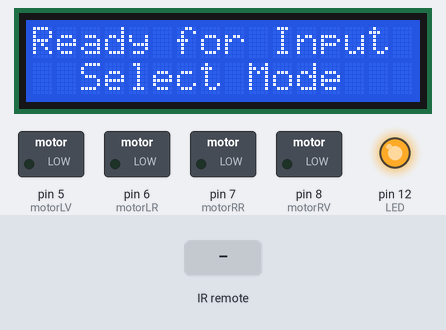
Bench run of a sketch on a simulated Arduino Uno, built with avr-gcc and run on an emulated ATmega328P. Parts: 16×2 character LCD, switched loads named in the sketch (green lamp = pin HIGH), output pins drawn as LEDs (lit = HIGH). Inputs (shaded band) come from the test bench.

Above: at 5.4 s.
5.5 s: infrared code 0xFF629D received
At 5.9 s:
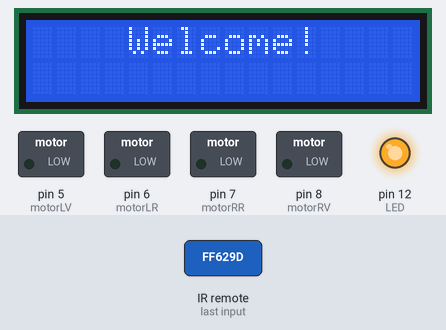
8.3 s: infrared code 0xFF42BD received
At 10.3 s:
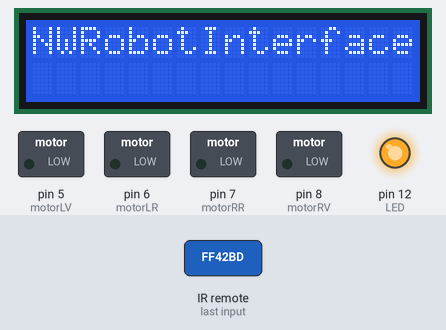
14.3 s: infrared code 0xFF22DD received
At 14.35 s:
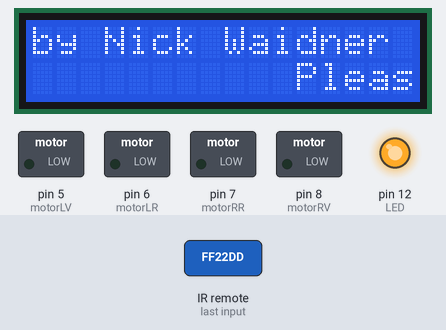

Measured:
- after the input at 5.5 s, the display: changes at once (image 1)
- after the input at 8.3 s, the display: first differs from a run without the input after 1.4 s (image 2)
- after the input at 14.3 s, pin 12 (LED): stays HIGH (without the input it goes to LOW after 2.6 s)
- what the display in image 1 shows lasts 1.0 s, from 5.5 s to 6.5 s

The sketch:

robotcar.ino
```cpp
#include "IRremote.h"
#include <Wire.h>
#include <LiquidCrystal_I2C.h>
LiquidCrystal_I2C lcd(0x3F, 2, 1, 0, 4, 5, 6, 7, 3, POSITIVE);


int receiver = 9;
int  Ultratrigger=11;
int  Ultraecho=10;
long Ultradauer=0;
long Ultraentfernung=0;
int  motorLV=5;
int  motorLR=6;
int  motorRR=7;
int  motorRV=8;
int  LED=12;
boolean ein=false;
int programm=0;

IRrecv irrecv(receiver);
decode_results results;


void setup()
{
  lcd.begin(16,2);

  irrecv.enableIRIn();

  pinMode(Ultratrigger  , OUTPUT);
  pinMode(Ultraecho     , INPUT);
  pinMode(LED           , OUTPUT);
  pinMode(motorLV       , OUTPUT);
  pinMode(motorLR       , OUTPUT);
  pinMode(motorRV       , OUTPUT);
  pinMode(motorRR       , OUTPUT);

  startanimation();

}


void loop()
{
  if (irrecv.decode(&results))
  {
    translateIR();
    irrecv.resume();
  }
  if (programm==1){autonomlinks();};
  if (programm==3){autonomrechts();};
}


void translateIR()
{
switch(results.value)
  {
  case 0xFF629D: if (programm==2){                vorwaerts();        break;}
  case 0xFF22DD: if (programm==2){                drehunglinkscon();  break;}
  case 0xFF02FD: if (programm==2){                anhalten();         break;}
  case 0xFFC23D: if (programm==2){                drehungrechtscon(); break;}
  case 0xFFA857: if (programm==2){                rueckwaerts();      break;}
  case 0xFF52AD:                                  raute();  break;
  case 0xFF42BD: if (ein==true){                  stern();}  break;
  case 0xFF6897: if (ein==true){                  eins();}   break;
  case 0xFF9867: if (ein==true){                  zwei();}  break;
  case 0xFFB04F: if (ein==true){                  drei();;}  break;
  }

}


void vorwaerts()
{
  digitalWrite(motorLV, HIGH);
  digitalWrite(motorRV, HIGH);
  digitalWrite(motorRR, LOW);
  digitalWrite(motorLR, LOW);
}


void rueckwaerts()
{
  digitalWrite(motorLV, LOW);
  digitalWrite(motorRV, LOW);
  digitalWrite(motorRR, HIGH);
  digitalWrite(motorLR, HIGH);
}


void drehungrechts()
{
  digitalWrite(motorRV, LOW);
  digitalWrite(motorLR, LOW);
  digitalWrite(motorLV, HIGH);
  digitalWrite(motorRR, HIGH);
  delay(650);
  anhalten();
}

void drehungrechtscon()
{
  digitalWrite(motorRV, LOW);
  digitalWrite(motorLR, LOW);
  digitalWrite(motorLV, HIGH);
  digitalWrite(motorRR, HIGH);
}

void drehunglinks()
{
   digitalWrite(motorLV, LOW);
   digitalWrite(motorRR, LOW);
   digitalWrite(motorRV, HIGH);
   digitalWrite(motorLR, HIGH);
   delay(650);
   anhalten();
}

void drehunglinkscon()
{
   digitalWrite(motorLV, LOW);
   digitalWrite(motorRR, LOW);
   digitalWrite(motorRV, HIGH);
   digitalWrite(motorLR, HIGH);
}

void anhalten()
{
  digitalWrite(motorLV, LOW);
  digitalWrite(motorRV, LOW);
  digitalWrite(motorRR, LOW);
  digitalWrite(motorLR, LOW);
}


void autonomlinks()
{
digitalWrite(Ultratrigger, LOW);
delay(5);
digitalWrite(Ultratrigger, HIGH);
delay(10);
digitalWrite(Ultratrigger, LOW);
Ultradauer = pulseIn(Ultraecho, HIGH);
Ultraentfernung = (Ultradauer/2) / 29.1;
if (Ultraentfernung >= 21)
{
vorwaerts();
}

if (Ultraentfernung <= 20 && Ultraentfernung >=1)
{
drehunglinks();
}
}


void autonomrechts()
{
digitalWrite(Ultratrigger, LOW);
delay(5);
digitalWrite(Ultratrigger, HIGH);
delay(10);
digitalWrite(Ultratrigger, LOW);
Ultradauer = pulseIn(Ultraecho, HIGH);
Ultraentfernung = (Ultradauer/2) / 29.1;
if (Ultraentfernung >= 21)
{
vorwaerts();
}

if (Ultraentfernung <= 20 && Ultraentfernung >=1)
{
drehungrechts();
}
}

void stern()
{
  lcd.clear();
  programm=0;
  schlussanimation();
}


void raute()
{
  lcd.clear();
  programm=0;
  startanimation();
}


void eins()
{
  anhalten();
  programm=1;
  lcd.clear();
  lcd.setCursor(0,0);
  lcd.print("P1 selected");
  delay(1000);
  lcd.setCursor(0,1);
  lcd.print("Autonomous left");
  delay(100);
  lcd.setCursor(0,0);
  lcd.print("P1 starts in 3");
  delay(1000);
  lcd.setCursor(0,0);
  lcd.print("P1 starts in 2");
  delay(1000);
  lcd.setCursor(0,0);
  lcd.print("P1 starts in 1");
  delay(1000);
  lcd.setCursor(0,0);
  lcd.print("P1 is running   ");
}

void zwei()
{
  anhalten();
  programm=2;
  lcd.clear();
  lcd.clear();
  lcd.setCursor(0,0);
  lcd.print("P2 selected");
  delay(1000);
  lcd.setCursor(0,1);
  lcd.print("Manual Mode ");
}


void drei()
{
  anhalten();
  programm=3;
  lcd.clear();
  lcd.setCursor(0,0);
  lcd.print("P3 selected");
  delay(1000);
  lcd.setCursor(0,1);
  lcd.print("Autonomous right ");
  delay(100);
  lcd.setCursor(0,0);
  lcd.print("P3 starts in 3");
  delay(1000);
  lcd.setCursor(0,0);
  lcd.print("P3 starts in 2");
  delay(1000);
  lcd.setCursor(0,0);
  lcd.print("P3 starts in 1");
  delay(1000);
  lcd.setCursor(0,0);
  lcd.print("P3 is running   ");
}


void startanimation()
{
  lcd.clear();
  programm=0;
  lcd.backlight();

  ein=true;
  digitalWrite(LED, HIGH);

  lcd.setCursor(0,0);
  lcd.print("    Welcome!");
  delay(1000);
  lcd.setCursor(0,1);
  lcd.print("               P");
  delay(100);

  lcd.setCursor(0,1);
  lcd.print("              Pl");
  delay(100);

  lcd.setCursor(0,1);
  lcd.print("             Ple");
  delay(100);

  lcd.setCursor(0,1);
  lcd.print("            Plea");
  delay(100);

  lcd.setCursor(0,1);
  lcd.print("           Pleas");
  delay(100);

  lcd.setCursor(0,1);
  lcd.print("          Please");
  delay(100);

  lcd.setCursor(0,1);
  lcd.print("         Please ");
  delay(100);

  lcd.setCursor(0,1);
  lcd.print("        Please w");
  delay(100);

  lcd.setCursor(0,1);
  lcd.print("       Please wa");
  delay(100);

  lcd.setCursor(0,1);
  lcd.print("      Please wai");
  delay(100);

  lcd.setCursor(0,1);
  lcd.print("     Please wait");
  delay(100);

  lcd.setCursor(0,1);
  lcd.print("    Please wait ");
  delay(100);

  lcd.setCursor(0,1);
  lcd.print("   Please wait  ");
  delay(100);

  lcd.setCursor(0,1);
  lcd.print("  Please wait   ");
  delay(100);

  lcd.setCursor(0,1);
  lcd.print(" Please wait    ");
  delay(100);

  lcd.setCursor(0,1);
  lcd.print("Please wait     ");
  delay(100);

  lcd.setCursor(0,1);
  lcd.print("lease wait      ");
  delay(100);

  lcd.setCursor(0,1);
  lcd.print("ease wait       ");
  delay(100);

  lcd.setCursor(0,1);
  lcd.print("ase wait        ");
  delay(100);

  lcd.setCursor(0,1);
  lcd.print("se wait         ");
  delay(100);

  lcd.setCursor(0,1);
  lcd.print("e wait          ");
  delay(100);

  lcd.setCursor(0,1);
  lcd.print(" wait           ");
  delay(100);

  lcd.setCursor(0,1);
  lcd.print("wait            ");
  delay(100);

  lcd.setCursor(0,1);
  lcd.print("ait             ");
  delay(100);

  lcd.setCursor(0,1);
  lcd.print("it              ");
  delay(100);

  lcd.setCursor(0,1);
  lcd.print("t               ");
  delay(100);

  lcd.setCursor(0,1);
  lcd.print("                ");
  delay(100);

  lcd.setCursor(0,0);
  lcd.print("Ready for Input ");
  lcd.setCursor(0,1);
  lcd.print("  Select Mode");

}


void schlussanimation()
{

  lcd.clear();
  programm=0;

  lcd.setCursor(0,0);
  lcd.print("NWRobotInterface");
  delay(1000);
  lcd.setCursor(0,1);
  lcd.print("               P");
  delay(100);

  lcd.setCursor(0,1);
  lcd.print("              Pl");
  delay(100);

  lcd.setCursor(0,1);
  lcd.print("             Ple");
  delay(100);

  lcd.setCursor(0,1);
  lcd.print("            Plea");
  delay(100);

  lcd.setCursor(0,1);
  lcd.print("           Pleas");
  delay(100);

  lcd.setCursor(0,1);
  lcd.print("          Please");
  delay(100);

  lcd.setCursor(0,1);
  lcd.print("         Please ");
  delay(100);

  lcd.setCursor(0,1);
  lcd.print("        Please w");
  delay(100);

  lcd.setCursor(0,1);
  lcd.print("       Please wa");
  delay(100);

  lcd.setCursor(0,1);
  lcd.print("      Please wai");
  delay(100);

  lcd.setCursor(0,1);
  lcd.print("     Please wait");
  delay(100);

  lcd.setCursor(0,1);
  lcd.print("    Please wait ");
  delay(100);

  lcd.setCursor(0,1);
  lcd.print("   Please wait  ");
  delay(100);

  lcd.setCursor(0,1);
  lcd.print("  Please wait   ");
  delay(100);

  lcd.setCursor(0,1);
  lcd.print(" Please wait    ");
  delay(100);

  lcd.setCursor(0,1);
  lcd.print("Please wait     ");
  delay(100);

  lcd.setCursor(0,1);
  lcd.print("lease wait      ");
  delay(100);

  lcd.setCursor(0,1);
  lcd.print("ease wait       ");
  delay(100);

  lcd.setCursor(0,1);
  lcd.print("ase wait        ");
  delay(100);

  lcd.setCursor(0,1);
  lcd.print("se wait         ");
  delay(100);

  lcd.setCursor(0,1);
  lcd.print("e wait          ");
  delay(100);

  lcd.setCursor(0,1);
  lcd.print(" wait           ");
  delay(100);

  lcd.setCursor(0,1);
  lcd.print("wait            ");
  delay(100);

  lcd.setCursor(0,1);
  lcd.print("ait             ");
  delay(100);

  lcd.setCursor(0,1);
  lcd.print("it              ");
  delay(100);

  lcd.setCursor(0,1);
  lcd.print("t               ");
  delay(100);

  lcd.setCursor(0,1);
  lcd.print("                ");
  delay(100);

  lcd.setCursor(0,0);
  lcd.print("by Nick Waidner ");
  lcd.setCursor(0,1);
  lcd.print("               P");
  delay(100);

  lcd.setCursor(0,1);
  lcd.print("              Pl");
  delay(100);

  lcd.setCursor(0,1);
  lcd.print("             Ple");
  delay(100);

  lcd.setCursor(0,1);
  lcd.print("            Plea");
  delay(100);

  lcd.setCursor(0,1);
  lcd.print("           Pleas");
  delay(100);

  lcd.setCursor(0,1);
  lcd.print("          Please");
  delay(100);

  lcd.setCursor(0,1);
  lcd.print("         Please ");
  delay(100);

  lcd.setCursor(0,1);
  lcd.print("        Please w");
  delay(100);

  lcd.setCursor(0,1);
  lcd.print("       Please wa");
  delay(100);

  lcd.setCursor(0,1);
  lcd.print("      Please wai");
  delay(100);

  lcd.setCursor(0,1);
  lcd.print("     Please wait");
  delay(100);

  lcd.setCursor(0,1);
  lcd.print("    Please wait ");
  delay(100);

  lcd.setCursor(0,1);
  lcd.print("   Please wait  ");
  delay(100);

  lcd.setCursor(0,1);
  lcd.print("  Please wait   ");
  delay(100);

  lcd.setCursor(0,1);
  lcd.print(" Please wait    ");
  delay(100);

  lcd.setCursor(0,1);
  lcd.print("Please wait     ");
  delay(100);

  lcd.setCursor(0,1);
  lcd.print("lease wait      ");
  delay(100);

  lcd.setCursor(0,1);
  lcd.print("ease wait       ");
  delay(100);

  lcd.setCursor(0,1);
  lcd.print("ase wait        ");
  delay(100);

  lcd.setCursor(0,1);
  lcd.print("se wait         ");
  delay(100);

  lcd.setCursor(0,1);
  lcd.print("e wait          ");
  delay(100);

  lcd.setCursor(0,1);
  lcd.print(" wait           ");
  delay(100);

  lcd.setCursor(0,1);
  lcd.print("wait            ");
  delay(100);

  lcd.setCursor(0,1);
  lcd.print("ait             ");
  delay(100);

  lcd.setCursor(0,1);
  lcd.print("it              ");
  delay(100);

  lcd.setCursor(0,1);
  lcd.print("t               ");
  delay(100);

  lcd.setCursor(0,1);
  lcd.print("                ");
  delay(100);

  lcd.clear();

  lcd.noBacklight();
  ein=false;
  digitalWrite(LED, LOW);

}
```
